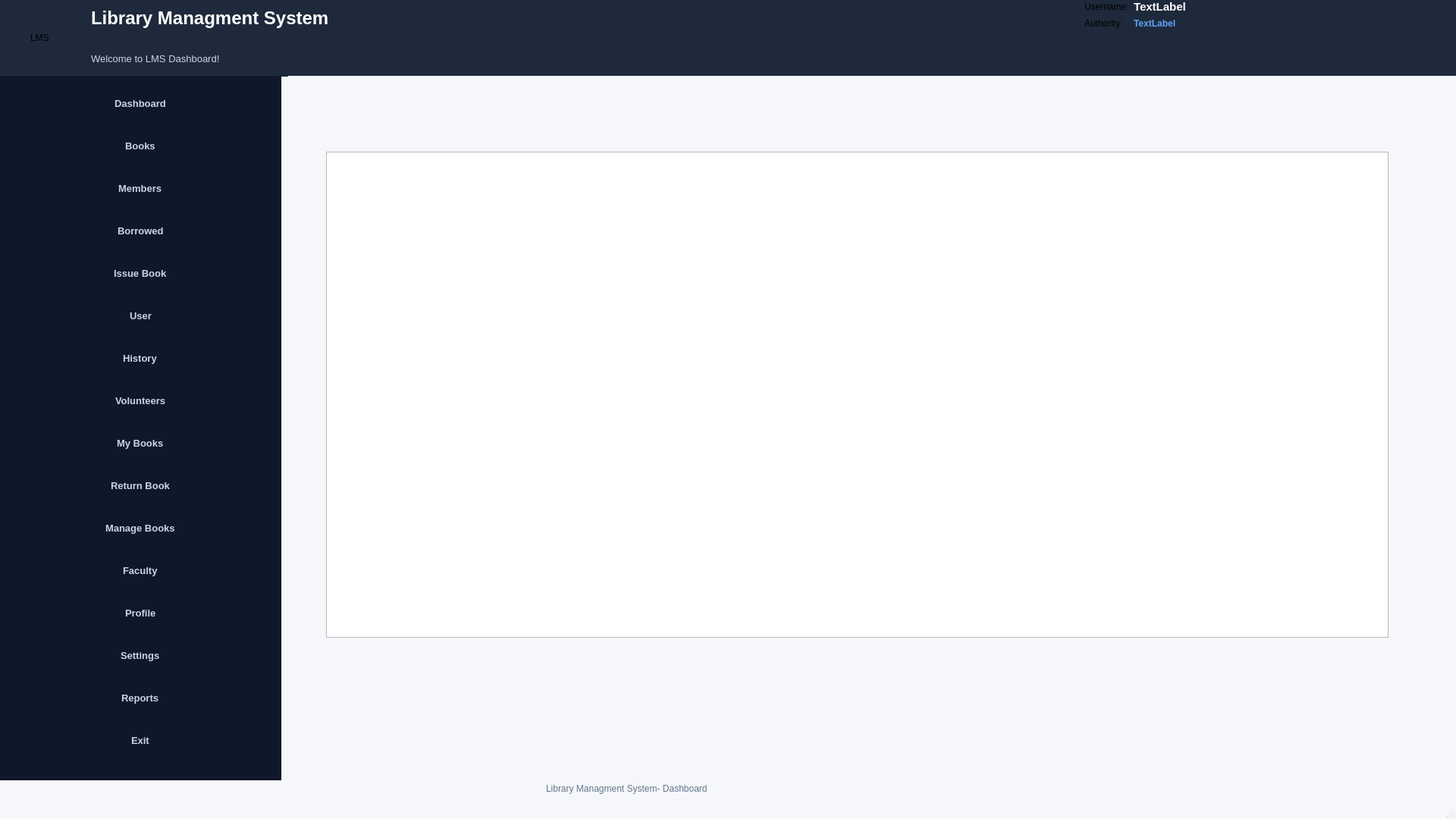
<?xml version="1.0" encoding="UTF-8"?>
<ui version="4.0">
 <class>Dashboard</class>
 <widget class="QMainWindow" name="Dashboard">
  <property name="geometry">
   <rect>
    <x>0</x>
    <y>0</y>
    <width>1920</width>
    <height>1080</height>
   </rect>
  </property>
  <property name="maximumSize">
   <size>
    <width>1920</width>
    <height>1080</height>
   </size>
  </property>
  <property name="windowTitle">
   <string>LMS Dashboard</string>
  </property>
  <property name="styleSheet">
   <string notr="true">/* =========================================================
   LMS DASHBOARD
   ========================================================= */


/* =========================================================
   MAIN WINDOW
   ========================================================= */

QMainWindow {
    background-color: #F5F7FA;
}


/* =========================================================
   CENTRAL WIDGET
   ========================================================= */

#centralWidget {
    background-color: #F5F7FA;
}


/* =========================================================
   HEADER
   ========================================================= */

#headerPanel {
    background-color: #1E293B;
    border: none;
}


/* =========================================================
   LMS LOGO
   ========================================================= */

#logoLabel {
    color: #FFFFFF;

    font-family: &quot;Segoe UI&quot;;
    font-size: 28pt;
    font-weight: bold;

    background-color: transparent;
}


/* =========================================================
   HEADER TITLE
   ========================================================= */

#titleLabel {
    color: #FFFFFF;

    font-family: &quot;Segoe UI&quot;;
    font-size: 18pt;
    font-weight: bold;

    background-color: transparent;
}


/* =========================================================
   HEADER SUBTITLE
   ========================================================= */

#subtitleLabel {
    color: #CBD5E1;

    font-family: &quot;Segoe UI&quot;;
    font-size: 9.5pt;

    background-color: transparent;
}


/* =========================================================
   USER INFORMATION PANEL
   ========================================================= */

#userInfoPanel {
    background-color: transparent;
    border: none;
}


/* =========================================================
   USERNAME
   ========================================================= */

#usernameLabel {
    color: #FFFFFF;

    font-family: &quot;Segoe UI&quot;;
    font-size: 11pt;
    font-weight: bold;

    background-color: transparent;
}


/* =========================================================
   AUTHORITY
   ========================================================= */

#authorityLabel {
    color: #60A5FA;

    font-family: &quot;Segoe UI&quot;;
    font-size: 9pt;
    font-weight: bold;

    background-color: transparent;
}


/* =========================================================
   CONTENT AREA
   ========================================================= */

#contentPanel {
    background-color: #F5F7FA;
    border: none;
}


/* =========================================================
   LEFT SIDEBAR
   ========================================================= */

#sidePanel {
    background-color: #0F172A;

    border: none;
}


/* =========================================================
   ALL SIDEBAR BUTTONS - BASE
   ========================================================= */

#sidePanel QPushButton {
    background-color: transparent;

    color: #CBD5E1;

    border: none;
    border-radius: 7px;

    font-family: &quot;Segoe UI&quot;;
    font-size: 10pt;
    font-weight: bold;

    text-align: left;

    padding-left: 20px;
    padding-right: 10px;

    min-height: 42px;
}


/* =========================================================
   SIDEBAR BUTTON - HOVER
   ========================================================= */

#sidePanel QPushButton:hover {
    background-color: #1E293B;
    color: #FFFFFF;
}


/* =========================================================
   SIDEBAR BUTTON - PRESSED
   ========================================================= */

#sidePanel QPushButton:pressed {
    background-color: #334155;
    color: #FFFFFF;
}


/* =========================================================
   DASHBOARD BUTTON
   ========================================================= */

#dashboardButton {
    background-color: #2563EB !important;
    color: #FFFFFF !important;

    border-radius: 7px;

    font-weight: bold;
}


#dashboardButton:hover {
    background-color: #1D4ED8 !important;
}


#dashboardButton:pressed {
    background-color: #1E40AF !important;
}


/* =========================================================
   STUDENT BUTTONS
   ========================================================= */

#myBooksButton:hover,
#borrowedBooksButton:hover,
#historyButton:hover {
    background-color: #1E3A8A;
    color: #FFFFFF;
}


/* =========================================================
   FACULTY BUTTONS
   ========================================================= */

#manageBooksButton:hover,
#issueBookButton:hover,
#returnBookButton:hover,
#membersButton:hover {
    background-color: #065F46;
    color: #FFFFFF;
}


/* =========================================================
   ADMIN BUTTONS
   ========================================================= */

#usersButton:hover,
#booksButton:hover,
#facultyButton:hover,
#volunteersButton:hover,
#reportsButton:hover,
#settingsButton:hover {
    background-color: #5B21B6;
    color: #FFFFFF;
}


/* =========================================================
   PROFILE BUTTON
   ========================================================= */

#profileButton {
    color: #CBD5E1;
}


#profileButton:hover {
    background-color: #475569;
    color: #FFFFFF;
}


/* =========================================================
   LOGOUT BUTTON
   ========================================================= */

#logoutButton {
    color: #FCA5A5;
}


#logoutButton:hover {
    background-color: #7F1D1D;
    color: #FFFFFF;
}


#logoutButton:pressed {
    background-color: #991B1B;
    color: #FFFFFF;
}


/* =========================================================
   TABLE PANEL
   ========================================================= */

#tablePanel {
    background-color: #F5F7FA;

    border: none;
}


/* =========================================================
   TABLE TITLE
   ========================================================= */

#tableTitleLabel {
    color: #1E293B;

    font-family: &quot;Segoe UI&quot;;
    font-size: 17pt;
    font-weight: bold;

    background-color: transparent;
}


/* =========================================================
   DATA TABLE
   ========================================================= */

#dataTable {
    background-color: #FFFFFF;

    color: #1E293B;

    border: 1px solid #E2E8F0;

    border-radius: 8px;

    gridline-color: #E2E8F0;

    font-family: &quot;Segoe UI&quot;;
    font-size: 10pt;

    selection-background-color: #DBEAFE;
    selection-color: #1E3A8A;
}


/* =========================================================
   TABLE HEADER
   ========================================================= */

#dataTable QHeaderView::section {
    background-color: #1E293B;

    color: #FFFFFF;

    border: none;

    padding: 10px;

    font-family: &quot;Segoe UI&quot;;
    font-size: 10pt;
    font-weight: bold;
}


/* =========================================================
   TABLE HEADER - HOVER
   ========================================================= */

#dataTable QHeaderView::section:hover {
    background-color: #334155;
}


/* =========================================================
   TABLE CORNER
   ========================================================= */

#dataTable QTableCornerButton::section {
    background-color: #1E293B;
    border: none;
}


/* =========================================================
   TABLE SCROLLBAR
   ========================================================= */

#dataTable QScrollBar:vertical {
    background-color: #F1F5F9;

    width: 10px;

    margin: 0px;
}


#dataTable QScrollBar::handle:vertical {
    background-color: #CBD5E1;

    border-radius: 5px;

    min-height: 30px;
}


#dataTable QScrollBar::handle:vertical:hover {
    background-color: #94A3B8;
}


#dataTable QScrollBar::add-line:vertical,
#dataTable QScrollBar::sub-line:vertical {
    height: 0px;
}


#dataTable QScrollBar:horizontal {
    background-color: #F1F5F9;

    height: 10px;
}


#dataTable QScrollBar::handle:horizontal {
    background-color: #CBD5E1;

    border-radius: 5px;

    min-width: 30px;
}


#dataTable QScrollBar::handle:horizontal:hover {
    background-color: #94A3B8;
}


#dataTable QScrollBar::add-line:horizontal,
#dataTable QScrollBar::sub-line:horizontal {
    width: 0px;
}


/* =========================================================
   FOOTER
   ========================================================= */

#footerLabel {
    color: #64748B;

    font-family: &quot;Segoe UI&quot;;
    font-size: 9pt;

    background-color: transparent;
}</string>
  </property>
  <widget class="QWidget" name="centralwidget">
   <widget class="QWidget" name="horizontalLayoutWidget">
    <property name="geometry">
     <rect>
      <x>0</x>
      <y>0</y>
      <width>1921</width>
      <height>101</height>
     </rect>
    </property>
    <layout class="QHBoxLayout" name="horizontalLayout">
     <item>
      <widget class="QWidget" name="headerPanel" native="true">
       <widget class="QWidget" name="titleArea" native="true">
        <property name="geometry">
         <rect>
          <x>120</x>
          <y>0</y>
          <width>411</width>
          <height>101</height>
         </rect>
        </property>
        <layout class="QVBoxLayout" name="verticalLayout">
         <item>
          <widget class="QLabel" name="titleLabel">
           <property name="text">
            <string>Library Managment System</string>
           </property>
          </widget>
         </item>
         <item>
          <widget class="QLabel" name="subtitleLabel">
           <property name="text">
            <string>Welcome to LMS Dashboard!</string>
           </property>
          </widget>
         </item>
        </layout>
       </widget>
       <widget class="QLabel" name="label">
        <property name="geometry">
         <rect>
          <x>40</x>
          <y>40</y>
          <width>63</width>
          <height>20</height>
         </rect>
        </property>
        <property name="text">
         <string>LMS</string>
        </property>
       </widget>
       <widget class="QWidget" name="widget" native="true">
        <property name="geometry">
         <rect>
          <x>1430</x>
          <y>0</y>
          <width>481</width>
          <height>101</height>
         </rect>
        </property>
        <layout class="QFormLayout" name="formLayout">
         <item row="0" column="1">
          <widget class="QLabel" name="usernameLabel">
           <property name="text">
            <string>TextLabel</string>
           </property>
          </widget>
         </item>
         <item row="1" column="0">
          <widget class="QLabel" name="authority">
           <property name="text">
            <string>Authority:</string>
           </property>
          </widget>
         </item>
         <item row="1" column="1">
          <widget class="QLabel" name="authorityLabel">
           <property name="text">
            <string>TextLabel</string>
           </property>
          </widget>
         </item>
         <item row="0" column="0">
          <widget class="QLabel" name="username">
           <property name="text">
            <string>Username:</string>
           </property>
          </widget>
         </item>
        </layout>
       </widget>
      </widget>
     </item>
    </layout>
   </widget>
   <widget class="QWidget" name="contentLayout" native="true">
    <property name="geometry">
     <rect>
      <x>0</x>
      <y>100</y>
      <width>1931</width>
      <height>971</height>
     </rect>
    </property>
    <widget class="QFrame" name="sidePanel">
     <property name="geometry">
      <rect>
       <x>-10</x>
       <y>-2</y>
       <width>381</width>
       <height>931</height>
      </rect>
     </property>
     <property name="frameShape">
      <enum>QFrame::Shape::StyledPanel</enum>
     </property>
     <property name="frameShadow">
      <enum>QFrame::Shadow::Raised</enum>
     </property>
     <layout class="QVBoxLayout" name="verticalLayout_2">
      <item alignment="Qt::AlignmentFlag::AlignHCenter">
       <widget class="QPushButton" name="dashboardButton">
        <property name="layoutDirection">
         <enum>Qt::LayoutDirection::LeftToRight</enum>
        </property>
        <property name="text">
         <string>Dashboard</string>
        </property>
       </widget>
      </item>
      <item alignment="Qt::AlignmentFlag::AlignHCenter">
       <widget class="QPushButton" name="booksButton">
        <property name="layoutDirection">
         <enum>Qt::LayoutDirection::LeftToRight</enum>
        </property>
        <property name="text">
         <string>Books</string>
        </property>
       </widget>
      </item>
      <item alignment="Qt::AlignmentFlag::AlignHCenter">
       <widget class="QPushButton" name="memberButton">
        <property name="layoutDirection">
         <enum>Qt::LayoutDirection::LeftToRight</enum>
        </property>
        <property name="text">
         <string>Members</string>
        </property>
       </widget>
      </item>
      <item alignment="Qt::AlignmentFlag::AlignHCenter">
       <widget class="QPushButton" name="borrowedButton">
        <property name="layoutDirection">
         <enum>Qt::LayoutDirection::LeftToRight</enum>
        </property>
        <property name="text">
         <string>Borrowed</string>
        </property>
       </widget>
      </item>
      <item alignment="Qt::AlignmentFlag::AlignHCenter">
       <widget class="QPushButton" name="issueBookButton">
        <property name="layoutDirection">
         <enum>Qt::LayoutDirection::LeftToRight</enum>
        </property>
        <property name="text">
         <string>Issue Book</string>
        </property>
       </widget>
      </item>
      <item alignment="Qt::AlignmentFlag::AlignHCenter">
       <widget class="QPushButton" name="userButton">
        <property name="layoutDirection">
         <enum>Qt::LayoutDirection::LeftToRight</enum>
        </property>
        <property name="text">
         <string>User</string>
        </property>
       </widget>
      </item>
      <item alignment="Qt::AlignmentFlag::AlignHCenter">
       <widget class="QPushButton" name="historyButton">
        <property name="layoutDirection">
         <enum>Qt::LayoutDirection::LeftToRight</enum>
        </property>
        <property name="text">
         <string>History</string>
        </property>
       </widget>
      </item>
      <item alignment="Qt::AlignmentFlag::AlignHCenter">
       <widget class="QPushButton" name="volunteersButton">
        <property name="layoutDirection">
         <enum>Qt::LayoutDirection::LeftToRight</enum>
        </property>
        <property name="text">
         <string>Volunteers</string>
        </property>
       </widget>
      </item>
      <item alignment="Qt::AlignmentFlag::AlignHCenter">
       <widget class="QPushButton" name="myBooksButton">
        <property name="layoutDirection">
         <enum>Qt::LayoutDirection::LeftToRight</enum>
        </property>
        <property name="text">
         <string>My Books</string>
        </property>
       </widget>
      </item>
      <item alignment="Qt::AlignmentFlag::AlignHCenter">
       <widget class="QPushButton" name="returnBookButton">
        <property name="layoutDirection">
         <enum>Qt::LayoutDirection::LeftToRight</enum>
        </property>
        <property name="text">
         <string>Return Book</string>
        </property>
       </widget>
      </item>
      <item alignment="Qt::AlignmentFlag::AlignHCenter">
       <widget class="QPushButton" name="manageBooksButton">
        <property name="layoutDirection">
         <enum>Qt::LayoutDirection::LeftToRight</enum>
        </property>
        <property name="text">
         <string>Manage Books</string>
        </property>
       </widget>
      </item>
      <item alignment="Qt::AlignmentFlag::AlignHCenter">
       <widget class="QPushButton" name="facultyButton">
        <property name="layoutDirection">
         <enum>Qt::LayoutDirection::LeftToRight</enum>
        </property>
        <property name="text">
         <string>Faculty</string>
        </property>
       </widget>
      </item>
      <item alignment="Qt::AlignmentFlag::AlignHCenter">
       <widget class="QPushButton" name="profileButton">
        <property name="layoutDirection">
         <enum>Qt::LayoutDirection::LeftToRight</enum>
        </property>
        <property name="text">
         <string>Profile</string>
        </property>
       </widget>
      </item>
      <item alignment="Qt::AlignmentFlag::AlignHCenter">
       <widget class="QPushButton" name="settingsButton">
        <property name="layoutDirection">
         <enum>Qt::LayoutDirection::LeftToRight</enum>
        </property>
        <property name="text">
         <string>Settings</string>
        </property>
       </widget>
      </item>
      <item alignment="Qt::AlignmentFlag::AlignHCenter">
       <widget class="QPushButton" name="reportstButton">
        <property name="layoutDirection">
         <enum>Qt::LayoutDirection::LeftToRight</enum>
        </property>
        <property name="text">
         <string>Reports</string>
        </property>
       </widget>
      </item>
      <item alignment="Qt::AlignmentFlag::AlignHCenter">
       <widget class="QPushButton" name="logoutButton">
        <property name="layoutDirection">
         <enum>Qt::LayoutDirection::LeftToRight</enum>
        </property>
        <property name="text">
         <string>Exit</string>
        </property>
       </widget>
      </item>
     </layout>
    </widget>
    <widget class="QFrame" name="tablePanel">
     <property name="geometry">
      <rect>
       <x>380</x>
       <y>0</y>
       <width>1541</width>
       <height>951</height>
      </rect>
     </property>
     <property name="frameShape">
      <enum>QFrame::Shape::StyledPanel</enum>
     </property>
     <property name="frameShadow">
      <enum>QFrame::Shadow::Raised</enum>
     </property>
     <widget class="QTableWidget" name="tableWidget">
      <property name="geometry">
       <rect>
        <x>50</x>
        <y>100</y>
        <width>1401</width>
        <height>641</height>
       </rect>
      </property>
     </widget>
    </widget>
   </widget>
   <widget class="QLabel" name="footerLabel">
    <property name="geometry">
     <rect>
      <x>720</x>
      <y>1030</y>
      <width>621</width>
      <height>20</height>
     </rect>
    </property>
    <property name="text">
     <string>Library Managment System- Dashboard</string>
    </property>
   </widget>
  </widget>
  <widget class="QMenuBar" name="menubar">
   <property name="geometry">
    <rect>
     <x>0</x>
     <y>0</y>
     <width>1920</width>
     <height>25</height>
    </rect>
   </property>
  </widget>
  <widget class="QStatusBar" name="statusbar"/>
 </widget>
 <resources/>
 <connections/>
</ui>
